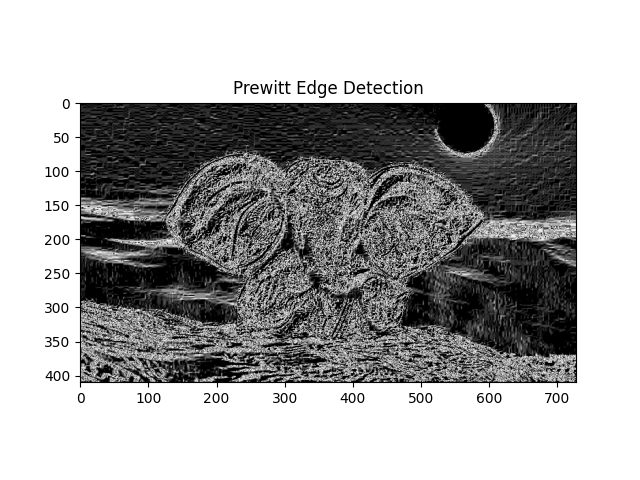

This figure's Python source:
import cv2
import numpy as np
import matplotlib.pyplot as plt

# Read the image in grayscale
image = cv2.imread(r'/Users/chrisnikky/Downloads/helo.jpeg', cv2.IMREAD_GRAYSCALE)

# Check if the image is loaded correctly
if image is None:
    print("Error: Could not open or find the image.")
else:
    # Define Prewitt operator kernels
    prewitt_kernel_x = np.array([[1, 0, -1], [1, 0, -1], [1, 0, -1]], dtype=np.float32)
    prewitt_kernel_y = np.array([[1, 1, 1], [0, 0, 0], [-1, -1, -1]], dtype=np.float32)

    # Apply the Prewitt operator using filter2D
    prewitt_x = cv2.filter2D(image, -1, prewitt_kernel_x)
    prewitt_y = cv2.filter2D(image, -1, prewitt_kernel_y)

    # Compute the gradient magnitude (edge intensity)
    prewitt_combined = np.sqrt(prewitt_x ** 2 + prewitt_y ** 2)

    # Normalize the result to display properly
    prewitt_combined = np.uint8(255 * prewitt_combined / np.max(prewitt_combined))

    # Display the results
    plt.imshow(prewitt_combined, cmap='gray')
    plt.title('Prewitt Edge Detection')
    plt.show()
